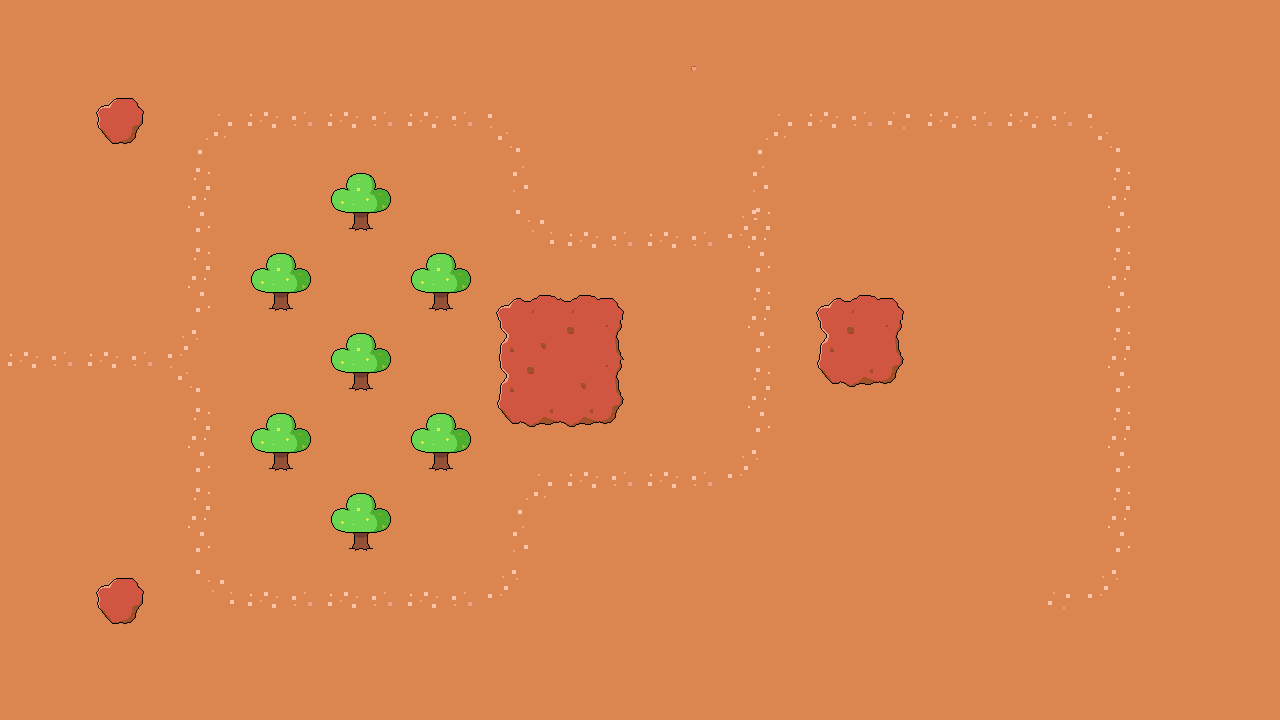

Tiled map render using the project's own tile images. Description and the whole map definition, tile-layer contents included, below:
An orthogonal 32x18 tile map with 40x40 px tiles, 3 tile layers (base, nav, tree), 3 tilesets and 40 objects.

<map version="1.0" tiledversion="2018.08.06" orientation="orthogonal" renderorder="right-down" width="32" height="18" tilewidth="40" tileheight="40" infinite="0" nextlayerid="9" nextobjectid="94">
 <tileset firstgid="1" source="base.tsx" />
 <tileset firstgid="25" source="path.tsx" />
 <tileset firstgid="33" source="tree.tsx" />
 <layer id="1" name="base" width="32" height="18">
  <data encoding="csv">
22,22,22,22,22,22,22,22,22,22,22,22,22,22,22,22,22,22,22,22,22,22,22,22,22,22,22,22,22,22,22,22,
22,22,22,22,22,22,22,22,22,22,22,22,22,22,22,22,22,18,22,22,22,22,22,22,22,22,22,22,22,22,22,22,
22,22,1,2,22,22,22,22,22,22,22,22,22,22,22,22,22,22,22,22,22,22,22,22,22,22,22,22,22,22,22,22,
22,22,7,8,22,22,22,22,22,22,22,22,22,22,22,22,22,22,22,22,22,22,22,22,22,22,22,22,22,22,22,22,
22,22,22,22,22,22,22,22,22,22,22,22,22,22,22,22,22,22,22,22,22,22,22,22,22,22,22,22,22,22,22,22,
22,22,22,22,22,22,22,22,22,22,22,22,22,22,22,22,22,22,22,22,22,22,22,22,22,22,22,22,22,22,22,22,
22,22,22,22,22,22,22,22,22,22,22,22,22,22,22,22,22,22,22,22,22,22,22,22,22,22,22,22,22,22,22,22,
22,22,22,22,22,22,22,22,22,22,22,22,1,3,3,2,22,22,22,22,1,3,2,22,22,22,22,22,22,22,22,22,
22,22,22,22,22,22,22,22,22,22,22,22,13,16,15,14,22,22,22,22,13,15,14,22,22,22,22,22,22,22,22,22,
22,22,22,22,22,22,22,22,22,22,22,22,13,15,16,14,22,22,22,22,7,9,8,22,22,22,22,22,22,22,22,22,
22,22,22,22,22,22,22,22,22,22,22,22,7,9,9,8,22,22,22,22,22,22,22,22,22,22,22,22,22,22,22,22,
22,22,22,22,22,22,22,22,22,22,22,22,22,22,22,22,22,22,22,22,22,22,22,22,22,22,22,22,22,22,22,22,
22,22,22,22,22,22,22,22,22,22,22,22,22,22,22,22,22,22,22,22,22,22,22,22,22,22,22,22,22,22,22,22,
22,22,22,22,22,22,22,22,22,22,22,22,22,22,22,22,22,22,22,22,22,22,22,22,22,22,22,22,22,22,22,22,
22,22,1,2,22,22,22,22,22,22,22,22,22,22,22,22,22,22,22,22,22,22,22,22,22,22,22,22,22,22,22,22,
22,22,7,8,22,22,22,22,22,22,22,22,22,22,22,22,22,22,22,22,22,22,22,22,22,22,22,22,22,22,22,22,
22,22,22,22,22,22,22,22,22,22,22,22,22,22,22,22,22,22,22,22,22,22,22,22,22,22,22,22,22,22,22,22,
22,22,22,22,22,22,22,22,22,22,22,22,22,22,22,22,22,22,22,22,22,22,22,22,22,22,22,22,22,22,22,22
</data>
 </layer>
 <layer id="3" name="nav" width="32" height="18">
  <data encoding="csv">
0,0,0,0,0,0,0,0,0,0,0,0,0,0,0,0,0,0,0,0,0,0,0,0,0,0,0,0,0,0,0,0,
0,0,0,0,0,0,0,0,0,0,0,0,0,0,0,0,0,0,0,0,0,0,0,0,0,0,0,0,0,0,0,0,
0,0,0,0,0,0,0,0,0,0,0,0,0,0,0,0,0,0,0,0,0,0,0,0,0,0,0,0,0,0,0,0,
0,0,0,0,27,0,25,0,25,0,25,0,28,0,0,0,0,0,27,0,25,0,31,25,0,25,0,28,0,0,0,0,
0,0,0,0,0,0,0,0,0,0,0,0,0,0,0,0,0,0,0,0,0,0,0,0,0,0,0,0,0,0,0,0,
0,0,0,0,26,0,0,0,0,0,0,0,32,0,0,0,0,0,32,0,0,0,0,0,0,0,0,26,0,0,0,0,
0,0,0,0,0,0,0,0,0,0,0,0,29,0,25,0,25,0,30,0,0,0,0,0,0,0,0,0,0,0,0,0,
0,0,0,0,26,0,0,0,0,0,0,0,0,0,0,0,0,0,0,0,0,0,0,0,0,0,0,26,0,0,0,0,
0,0,0,0,0,0,0,0,0,0,0,0,0,0,0,0,0,0,26,0,0,0,0,0,0,0,0,0,0,0,0,0,
25,0,25,0,30,0,0,0,0,0,0,0,0,0,0,0,0,0,0,0,0,0,0,0,0,0,0,26,0,0,0,0,
0,0,0,0,0,0,0,0,0,0,0,0,0,0,0,0,0,0,26,0,0,0,0,0,0,0,0,0,0,0,0,0,
0,0,0,0,26,0,0,0,0,0,0,0,0,0,0,0,0,0,0,0,0,0,0,0,0,0,0,26,0,0,0,0,
0,0,0,0,0,0,0,0,0,0,0,0,27,0,25,0,25,0,30,0,0,0,0,0,0,0,0,0,0,0,0,0,
0,0,0,0,26,0,0,0,0,0,0,0,0,0,0,0,0,0,0,0,0,0,0,0,0,0,0,26,0,0,0,0,
0,0,0,0,0,0,0,0,0,0,0,0,32,0,0,0,0,0,0,0,0,0,0,0,0,0,0,0,0,0,0,0,
0,0,0,0,29,0,25,0,25,0,25,0,30,0,0,0,0,0,0,0,0,0,0,0,0,0,31,30,0,0,0,0,
0,0,0,0,0,0,0,0,0,0,0,0,0,0,0,0,0,0,0,0,0,0,0,0,0,0,0,0,0,0,0,0,
0,0,0,0,0,0,0,0,0,0,0,0,0,0,0,0,0,0,0,0,0,0,0,0,0,0,0,0,0,0,0,0
</data>
 </layer>
 <layer id="5" name="tree" width="32" height="18">
  <data encoding="csv">
0,0,0,0,0,0,0,0,0,0,0,0,0,0,0,0,0,0,0,0,0,0,0,0,0,0,0,0,0,0,0,0,
0,0,0,0,0,0,0,0,0,0,0,0,0,0,0,0,0,0,0,0,0,0,0,0,0,0,0,0,0,0,0,0,
0,0,0,0,0,0,0,0,0,0,0,0,0,0,0,0,0,0,0,0,0,0,0,0,0,0,0,0,0,0,0,0,
0,0,0,0,0,0,0,0,0,0,0,0,0,0,0,0,0,0,0,0,0,0,0,0,0,0,0,0,0,0,0,0,
0,0,0,0,0,0,0,0,0,0,0,0,0,0,0,0,0,0,0,0,0,0,0,0,0,0,0,0,0,0,0,0,
0,0,0,0,0,0,0,0,33,0,0,0,0,0,0,0,0,0,0,0,0,0,0,0,0,0,0,0,0,0,0,0,
0,0,0,0,0,0,0,0,0,0,0,0,0,0,0,0,0,0,26,0,0,0,0,0,0,0,0,0,0,0,0,0,
0,0,0,0,0,0,33,0,0,0,33,0,0,0,0,0,0,0,0,0,0,0,0,0,0,0,0,0,0,0,0,0,
0,0,0,0,0,0,0,0,0,0,0,0,0,0,0,0,0,0,0,0,0,0,0,0,0,0,0,0,0,0,0,0,
0,0,0,0,28,0,0,0,33,0,0,0,0,0,0,0,0,0,0,0,0,0,0,0,0,0,0,0,0,0,0,0,
0,0,0,0,0,0,0,0,0,0,0,0,0,0,0,0,0,0,0,0,0,0,0,0,0,0,0,0,0,0,0,0,
0,0,0,0,0,0,33,0,0,0,33,0,0,0,0,0,0,0,0,0,0,0,0,0,0,0,0,0,0,0,0,0,
0,0,0,0,0,0,0,0,0,0,0,0,0,0,0,0,0,0,0,0,0,0,0,0,0,0,0,0,0,0,0,0,
0,0,0,0,0,0,0,0,33,0,0,0,0,0,0,0,0,0,0,0,0,0,0,0,0,0,0,0,0,0,0,0,
0,0,0,0,0,0,0,0,0,0,0,0,0,0,0,0,0,0,0,0,0,0,0,0,0,0,0,0,0,0,0,0,
0,0,0,0,0,0,0,0,0,0,0,0,0,0,0,0,0,0,0,0,0,0,0,0,0,0,0,0,0,0,0,0,
0,0,0,0,0,0,0,0,0,0,0,0,0,0,0,0,0,0,0,0,0,0,0,0,0,0,0,0,0,0,0,0,
0,0,0,0,0,0,0,0,0,0,0,0,0,0,0,0,0,0,0,0,0,0,0,0,0,0,0,0,0,0,0,0
</data>
 </layer>
 <objectgroup id="4" name="path">
  <object id="74" x="19" y="300" />
  <object id="75" x="225" y="298" />
  <object id="76" x="220" y="62" />
  <object id="77" x="540" y="61" />
  <object id="78" x="538" y="179" />
  <object id="79" x="783" y="182" />
  <object id="80" x="781" y="59" />
  <object id="81" x="1141" y="59" />
  <object id="82" x="1141" y="541" />
  <object id="83" x="1060" y="540" />
 </objectgroup>
 <objectgroup id="8" name="path1">
  <object id="84" x="18" y="299" />
  <object id="85" x="224" y="300" />
  <object id="86" x="222" y="539" />
  <object id="87" x="544" y="544" />
  <object id="88" x="541" y="420" />
  <object id="89" x="783" y="417" />
  <object id="90" x="780" y="58" />
  <object id="91" x="1140" y="59" />
  <object id="92" x="1142" y="541" />
  <object id="93" x="1059" y="540" />
 </objectgroup>
 <objectgroup id="2" name="towerbase">
  <object id="5" x="302" y="180">
   <ellipse />
  </object>
  <object id="7" x="140" y="259">
   <ellipse />
  </object>
  <object id="9" x="139" y="418">
   <ellipse />
  </object>
  <object id="11" x="299" y="499">
   <ellipse />
  </object>
  <object id="13" x="299" y="341">
   <ellipse />
  </object>
  <object id="16" x="458" y="500">
   <ellipse />
  </object>
  <object id="36" x="699" y="338">
   <ellipse />
  </object>
  <object id="46" x="457" y="179">
   <ellipse />
  </object>
  <object id="63" x="456" y="340">
   <ellipse />
  </object>
  <object id="65" x="660" y="139">
   <ellipse />
  </object>
  <object id="66" x="660" y="541">
   <ellipse />
  </object>
  <object id="67" x="855" y="181">
   <ellipse />
  </object>
  <object id="68" x="1061" y="179">
   <ellipse />
  </object>
  <object id="69" x="1061" y="495">
   <ellipse />
  </object>
  <object id="70" x="1061" y="341">
   <ellipse />
  </object>
 </objectgroup>
 <objectgroup id="6" name="fungus">
  <object id="29" x="859" y="589">
   <point />
  </object>
  <object id="30" x="933" y="515">
   <point />
  </object>
  <object id="32" x="980" y="663">
   <point />
  </object>
  <object id="71" x="1180" y="580">
   <point />
  </object>
 </objectgroup>
 <objectgroup id="7" name="airship">
  <object id="33" x="1019" y="582">
   <ellipse />
  </object>
 </objectgroup>
</map>
